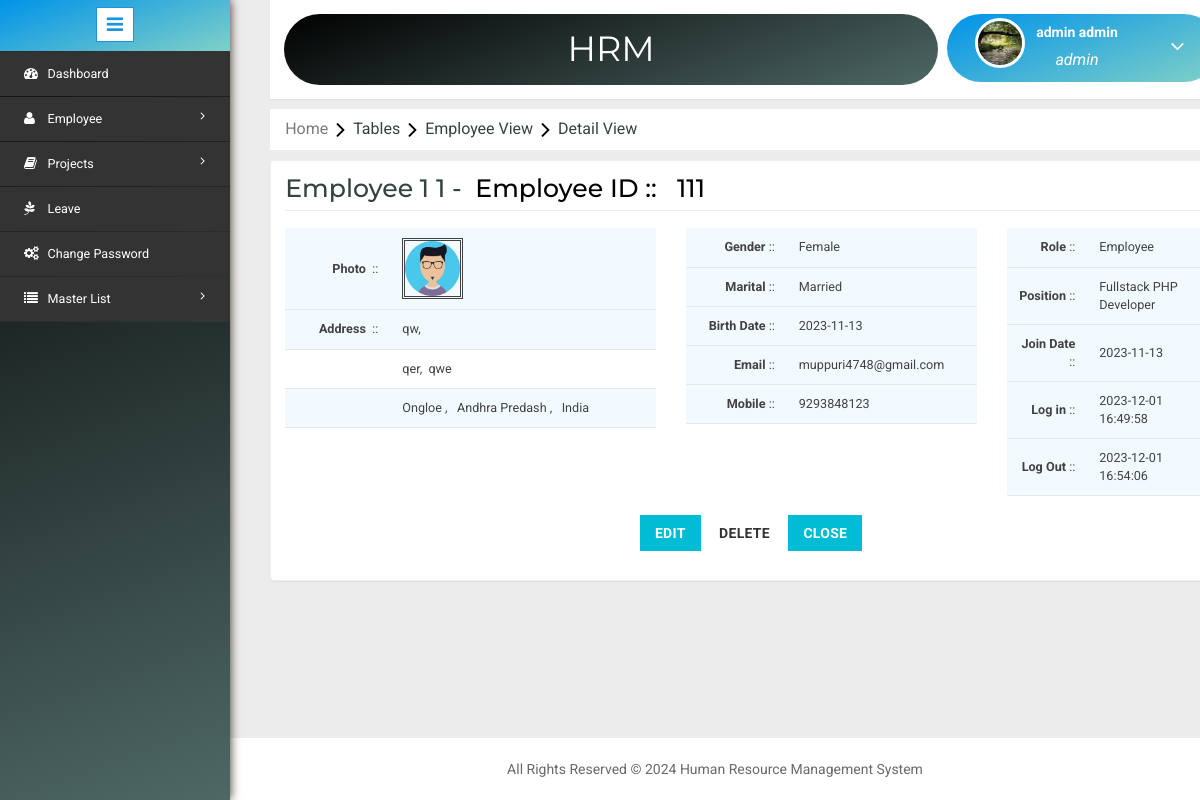
The page /detailview.php?employeeid=6 (signed in) on the database its author committed.
### tables this page shows
CREATE TABLE `employee` (
  `EmpId` bigint(20) NOT NULL,
  `EmployeeId` varchar(11) NOT NULL,
  `FirstName` varchar(200) NOT NULL,
  `MiddleName` varchar(200) NOT NULL,
  `LastName` varchar(200) NOT NULL,
  `Birthdate` date NOT NULL,
  `Gender` int(10) NOT NULL,
  `Address1` varchar(500) NOT NULL,
  `Address2` varchar(500) NOT NULL,
  `Address3` varchar(500) NOT NULL,
  `CityId` int(11) NOT NULL,
  `Mobile` decimal(10,0) NOT NULL,
  `Email` varchar(200) NOT NULL,
  `Password` varchar(25) NOT NULL,
  `AadharNumber` varchar(25) NOT NULL,
  `MaritalStatus` int(11) NOT NULL,
  `PositionId` int(11) NOT NULL,
  `CreatedBy` bigint(20) NOT NULL,
  `CreatedDate` datetime NOT NULL,
  `ModifiedBy` bigint(20) DEFAULT NULL,
  `ModifiedDate` datetime DEFAULT NULL,
  `JoinDate` date NOT NULL,
  `LeaveDate` date DEFAULT NULL,
  `LastLogin` datetime DEFAULT NULL,
  `LastLogout` datetime DEFAULT NULL,
  `StatusId` int(11) NOT NULL,
  `RoleId` int(11) NOT NULL,
  `ImageName` varchar(1000) DEFAULT NULL,
  `MacAddress` varchar(25) NOT NULL,
  `project_name` varchar(50) DEFAULT NULL,
  `project_details` int(11) DEFAULT NULL
);

CREATE TABLE `city` (
  `CityId` int(11) NOT NULL,
  `StateId` int(11) NOT NULL,
  `Name` varchar(200) NOT NULL
);

CREATE TABLE `state` (
  `StateId` int(11) NOT NULL,
  `CountryId` int(11) NOT NULL,
  `Name` varchar(200) NOT NULL
);

CREATE TABLE `country` (
  `CountryId` int(11) NOT NULL,
  `Name` varchar(200) NOT NULL
);

CREATE TABLE `gender` (
  `GenderId` int(11) NOT NULL,
  `Name` varchar(15) NOT NULL
);

CREATE TABLE `maritalstatus` (
  `MaritalId` int(11) NOT NULL,
  `Name` varchar(100) NOT NULL
);

CREATE TABLE `role` (
  `RoleId` int(11) NOT NULL,
  `Name` varchar(200) NOT NULL
);

CREATE TABLE `position` (
  `PositinId` int(11) NOT NULL,
  `Name` varchar(200) NOT NULL
);

### detailview.php (the view, shortened to what this page needs)
<?php include('header.php'); ?>
<?php
	$dbs = new database();
	$db=$dbs->connection();
	$row = "";
	$gendern ="";
	$maritaln ="";
	$cityn ="";
	$staten ="";
	$countryn ="";
	$positionn = "";
	$rolen ="";
	if(isset($_GET['employeeid']))
	{
		$empid = $_GET['employeeid'];
		$view = mysqli_query($db,"select * from employee where EmpId='$empid'");
		$row = mysqli_fetch_assoc($view);
		$genderid = $row['Gender'];
		$gid = mysqli_query($db,"select * from gender where GenderId='$genderid'");
		$gendern = mysqli_fetch_assoc($gid);
		$maritalid = $row['MaritalStatus'];
		$mid = mysqli_query($db,"select * from maritalstatus where MaritalId='$maritalid'");
		$maritaln = mysqli_fetch_assoc($mid);
		$cityid = $row['CityId'];
		$cid = mysqli_query($db,"select * from city where CityId='$cityid'");
		$cityn = mysqli_fetch_assoc($cid);
		$stateid = $cityn['StateId'];
		$sid = mysqli_query($db,"select * from state where StateId='$stateid'");
		$staten = mysqli_fetch_assoc($sid);
		$countryid = $staten['CountryId'];
		$couid = mysqli_query($db,"select * from country where CountryId='$countryid'");
		$countryn = mysqli_fetch_assoc($couid);
		$positionid = $row['PositionId'];
		$pid = mysqli_query($db,"select * from position where PositinId='$positionid'");
		$positionn = mysqli_fetch_assoc($pid);
		$roleid = $row['RoleId'];
		$rid= mysqli_query($db,"select * from role where RoleId='$roleid'");
		$rolen = mysqli_fetch_assoc($rid);
		$login=mysqli_query($db,"SELECT LastLogIn from employee where EmpId='$empid'");
		$login_time=mysqli_fetch_assoc($login);
		$logout=mysqli_query($db,"SELECT LastLogout from employee where EmpId='$empid'");
		$logout_time=mysqli_fetch_assoc($logout);
	}
?>
<link rel="stylesheet" type="text/css" href="css/table-style.css" />
<ol class="breadcrumb" style="margin: 10px 0px ! important;">
    <li class="breadcrumb-item"><a href="Home.php">Home</a><i class="fa fa-angle-right"></i>Tables<i class="fa fa-angle-right"></i>Employee View<i class="fa fa-angle-right"></i>Detail View</li>
</ol>
<form method="post">
<div class="validation-form" style="margin-top: 0;">
	<h2 style="text-transform: capitalize; margin: 0px;"><?php if($row) { echo $row['FirstName']."&nbsp;".$row['MiddleName']."&nbsp".$row['LastName'];} else { echo "Null"; } ?> -&nbsp;&nbsp;<font color="black"><?php if($row>0) { echo "Employee ID :: &nbsp;&nbsp;".$row['EmployeeId']; } else { echo "<b>Employee ID</b> :: &nbsp;&nbsp; Null"; }?></font></h2>
	<div class="row">
		<div class="col-md-5">
			<table>
				<tbody>
					<tr>
						<td rowspan="2" style="text-align: right;"><b>Photo</b>&nbsp; ::</td>
						<td rowspan="2"><img src="image/<?php if($row) { echo $row['ImageName']; } else{ echo "Null"; }?>" style=" height: 61px; border: double;"></td>
					</tr>
				</tbody>
				<tbody>
					<tr>
						<td style="text-align: right;"><b>Address</b> &nbsp;::</td>
						<td><?php if($row) { echo $row['Address1']; } else{ echo "Null"; }?>,</td>
					</tr>
					<tr>
						<td></td>
						<td><?php if($row) { echo $row['Address2']; } else{ echo "Null"; }?>,&nbsp;&nbsp;<?php if($row) { echo $row['Address3']; } else{ echo "Null"; }?></td>
					</tr>
					<tr>
						<td></td>
						<td><?php if($cityn) { echo ucfirst($cityn['Name']); } else{ echo "Null"; }?> ,&nbsp;&nbsp;&nbsp;<?php if($staten) { echo ucfirst($staten['Name']); } else{ echo "Null"; }?> ,&nbsp;&nbsp;&nbsp;<?php if($countryn) { echo ucfirst($countryn['Name']); } else{ echo "Null"; }?></td>
					</tr>
				</tbody>
			</table>
		</div>
		<div class="col-md-4">
			<table>
				<tbody>
					<tr>
						<td style="text-align: right;"><b>Gender</b> ::</td>
						<td><?php if($gendern) { echo ucfirst($gendern['Name']); } else{ echo "Null"; }?></td>
					</tr>
				</tbody>
				<tbody>
					<tr>
						<td style="text-align: right;"><b>Marital</b> ::</td>
						<td><?php if($maritaln) { echo $maritaln['Name']; } else{ echo "Null"; }?></td>
					</tr>
				</tbody>
				<tbody>
					<tr>
						<td style="text-align: right;"><b>Birth Date</b> ::</td>
						<td><?php if($row) { echo $row['Birthdate']; } else{ echo "Null"; }?></td>
					</tr>
				</tbody>
				<tbody>
					<tr>
						<td style="text-align: right;"><b>Email</b> ::</td>
						<td><?php if($row) { echo $row['Email']; } else{ echo "Null"; }?></td>
					</tr>
				</tbody>
				<tbody>
					<tr>
						<td style="text-align: right;"><b>Mobile</b> ::</td>
						<td><?php if($row) { echo $row['Mobile']; } else{ echo "Null"; }?></td>
					</tr>
				</tbody>
			</table>
		</div>
		<div class="col-md-3">
			<table>
				<tbody>
					<tr>
						<td style="text-align: right;"><b>Role</b> ::</td>
						<td><?php if($rolen) { echo ucfirst($rolen['Name']); } else{ echo "Null"; }?></td>
					</tr>
				</tbody>
				<tbody>
					<tr>
						<td style="text-align: right;"><b>Position</b> ::</td>
						<td><?php if($positionn) { echo $positionn['Name']; } else{ echo "Null"; }?></td>
					</tr>
				</tbody>
				<tbody>
					<tr>
						<td style="text-align: right;"><b>Join Date</b> ::</td>
						<td><?php if($row) { echo $row['JoinDate']; } else{ echo "Null"; }?></td>
					</tr>
				</tbody>
				<tbody>
					<tr>
						<td style="text-align: right;"><b>Log in</b> ::</td>
						<td><?php
								echo implode('-',$login_time);
								?>
						</td>
					</tr>
				</tbody>
				<tbody>
					<tr>
						<td style="text-align: right;"><b>Log Out</b> ::</td>
						<td><?php
							echo implode('-',$logout_time);
								?></td>
					</tr>
				</tbody>
			</table>
		</div>
	</div>
	<div class="row" style="text-align: center; margin-top: 2%;">
		<div class="col-md-12 form-group">
            <button type="submit" name="edit" class="btn btn-primary">Edit</button>
            <button type="submit" name="delete" class="btn btn-default">Delete</button>
            <button type="submit" name="close" class="btn btn-primary">Close</button>
        </div>
	</div>
</div>
</form>
<?php include('footer.php'); ?>

### css/table-style.css (style rules this page uses)
table { background: white; border-collapse: collapse; margin: 1.25em 0 0; width: 100%; }
table tr, table th, table td { border: none; border-bottom: 1px solid #e8e8e8; font-size: .95em; }
table th, table td { padding: 10px 12px; text-align: left; }
table tr td { background: #f3faff; color: #424242; }
table tr:nth-of-type(2n+2) td { background: #ffffff; }
table { width: 100%; }

### rows shown on the page
employee: FirstName "Employee", MiddleName "1", LastName "1", EmployeeId "111", ImageName (picture), Address1 "qw", Address2 "qer", Address3 "qwe", Birthdate "2023-11-13", Email "muppuri4748@gmail.com", Mobile "9293848123", JoinDate "2023-11-13"
city: Name "Ongloe"
state: Name "Andhra Predash"
country: Name "India"
gender: Name "Female"
maritalstatus: Name "Married"
role: Name "Employee"
position: Name "Fullstack PHP Developer"

### other values the page prints
$_SESSION['User']['FirstName'] "admin"
$_SESSION['User']['LastName'] "admin"
$_SESSION['role']['Name'] "admin"
implode('-',$login_time) "2023-12-01 16:49:58"
implode('-',$logout_time) "2023-12-01 16:54:06"
